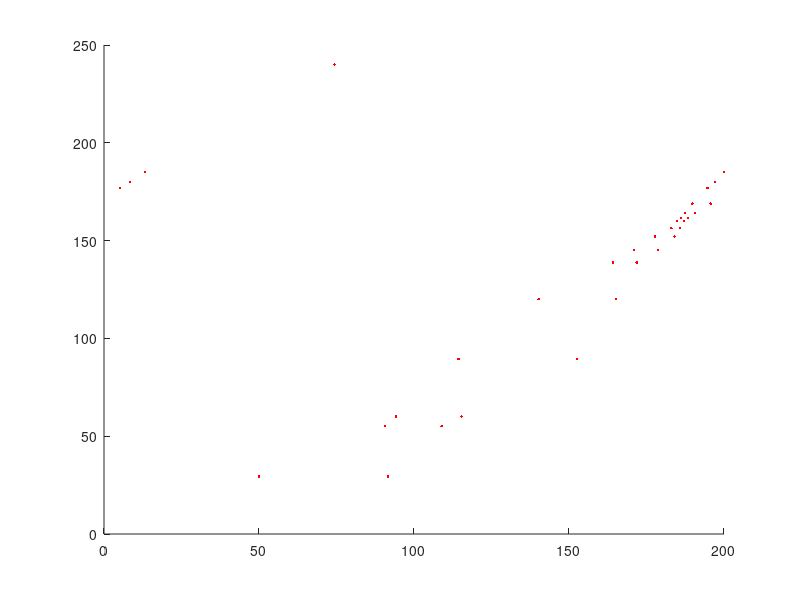

Source code (MATLAB):
%continous space continous time true kinetic monte corlo simulation
L=201; %length of road (includes the traffic signal occupying unit length)
p=2; %10; %Number of vehicles
maxtime=1000; %Max time upto which simulation is done
%simulation will be done upto a integer multiple of sigcyc which is just
%higher than maxtime
c=1; %maximum speed of cars
sigcyc=120; %Signal cycle
dutycyc=0.5; %duty cycle
%gcov=0.1; %coefficient of variation of gaussian distribution for car velocities
gammaK=5; %shape parameter for gamma distribution (=1 for exponential)

l=randperm(L-1); %randomly generate integers between 1 and L-1 to
%place cars at random positions in the road of length L
l=sort(l(1:p),'ascend');%take the first p numbers for the positions of p cars

time=0; %initialize time
mob=[]; %mobility: instantaneous velocity of car
flow=0; %flow: number of cars that leave signal per signal cycle
T=[]; %time instants
t_s=[]; %position vector of the cars

fp=zeros(1,p); %fix the car to focus on for calculating instantaneous velocity
fp(1,1)=1;
%cdi=rand(1,p);

greentime=dutycyc*sigcyc; %total time light is green during a signal cycle
redtime=sigcyc-greentime;

while (time<maxtime)

    green=0; 
    while (green<greentime)
        dis_h=[(diff(l)-1),(L-l(end)+l(1,1)-2)];%distance head
        
        %Function to determine mean velocity (cmax=1) from headway distance
        %Hyperbolic function
        %cmean=c*dis_h./(1+dis_h);
        %Sigmoidal function
        cmean=c*(dis_h.^2)./(1+(dis_h.^2));
        
        %Determine individual car velocity from a random distribution having the above mean
        %Exponential distribution (method 1)
        %cdi=exprnd(cmean); %using statistical toolbox
        %Exponential distribution (method 2)
        %cdi=(-cmean.*log(1-rand(1,length(cmean))));
        %Gaussian distribution with coefficient of variation gcv
        %cdi=cmean+sqrt(gcv*cmean).*randn(1,p);%min(cdi,cmean)+rand(1,p).*(max(cdi,cmean)-min(cdi,cmean));
        %cdi(cdi<0)=0; %ensures that all velocities are non-negative
        %%Gamma distributed velocities
        cdi=gamrnd(gammaK,cmean/gammaK,1,p);
        
        tou=min(dis_h./cdi); %time interval after which next update to be done
        %checking whether the update distance is safe or make to safe
        g=tou;
        %To esnsure that total time green is on does not exceed greentime 
        g=(~((green+g)<greentime))*(greentime-green)+((green+g)<greentime)*g;%adjust the green time to make the total green time equals to 30
        green=green+g;
        l=l+g*cdi;
        %mob=mob+sum(g*cdi)/length(l);
        flow(end)=flow(end)+length(l(l>L));
        
        mob=[mob,cdi(fp==1)];
        l(l>(L-1))=l(l>(L-1))-(L-1);
        [l,ind]=sort(l,'ascend');
        fp=fp(ind); 
        t_s=[t_s;l];
        T=[T,g];
    end
    flow(end)=flow(end)+length(l(l>L-1));
    l(l>(L-1))=l(l>(L-1))-(L-1);
    [l,ind]=sort(l,'ascend');

    fp=fp(ind);
    
    %flow=[flow,0];
    red=0;
    while (red<redtime)
        dis_h=[(diff(l)-1),((L-1)-l(end))];%position of the signal is 100
        
        %Function to determine mean velocity (cmax=1) from headway distance
        %Hyperbolic function
        %cmean=c*dis_h./(1+dis_h);
        %Sigmoidal function
        cmean=c*(dis_h.^2)./(1+(dis_h.^2));
        
        %Determine individual car velocity from a random distribution having the above mean
        %Exponential distribution (method 1)
        %cdi=exprnd(cmean); %using statistical toolbox
        %Exponential distribution (method 2)
        %cdi=(-cmean.*log(1-rand(1,length(cmean))));
        %Gaussian distribution with coefficient of variation gcv
        %cdi=cmean+sqrt(gcv*cmean).*randn(1,p);%min(cdi,cmean)+rand(1,p).*(max(cdi,cmean)-min(cdi,cmean));
        %cdi(cdi<0)=0;
        %Gamma distributed vehicle speeds 
        cdi=gamrnd(gammaK,cmean/gammaK,1,p);
        
        tou=min(dis_h./cdi);
        %checking wheather the update distance is safe or make to safe
            r=tou;
        r=(~((red+r)<redtime))*(redtime-red)+((red+r)<redtime)*r;%adjust kmc ts to make the total red time is 30
        red=red+r;
        l=l+r*cdi;
        %mob=mob+sum(r*cdi)/length(l);
        mob=[mob,cdi(fp==1)];
        t_s=[t_s;l];
        T=[T,r];
    end
    flow=[flow,0];
    time=time+sigcyc;
end

c1=cumsum(T);
figure, 
	for i=1:length(c1),
	hold on,
	plot3(t_s(i,:),c1(i)*ones(1,p),ones(1,p),'r .');
	end

